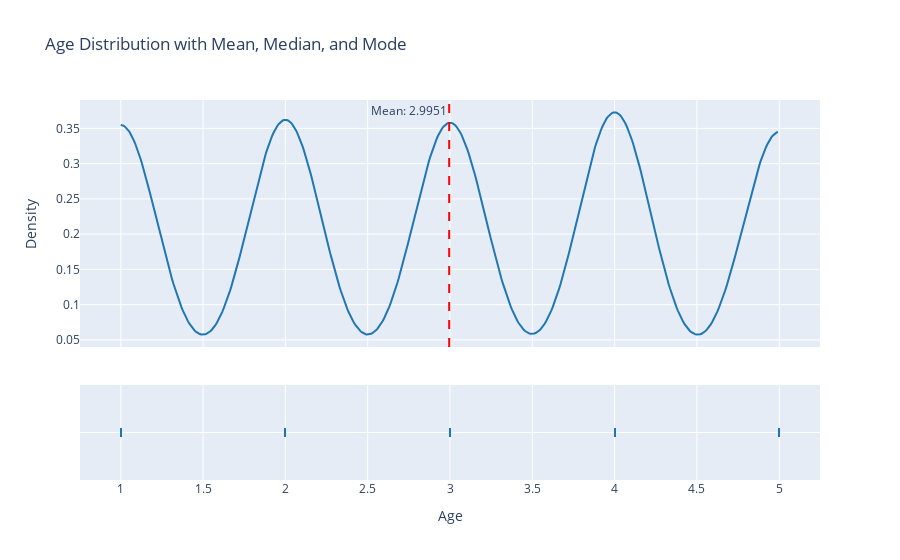

The code cell stored with this chart in its notebook:
### Code cell
import plotly.figure_factory as ff

mean_rs = df["Review Score (1-5)"].mean()

fig = ff.create_distplot([df["Review Score (1-5)"]], ["Review Score (1-5)"], show_hist=False, curve_type='kde')

# Add lines for mean, median, and mode with annotations
fig.add_vline(x=mean_rs, line_width=2, line_dash='dash', line_color='red', annotation_text=f"Mean: {mean_rs}", annotation_position="top left")


# Update layout for better appearance
fig.update_layout(
    title='Age Distribution with Mean, Median, and Mode',
    xaxis_title='Age',
    yaxis_title='Density',
    showlegend=False
)

# Show the plot
fig.show()

### Figure 1 — Plotly figure (JSON) as saved in the notebook; plotly's stock layout.template omitted (floating-point values rounded to 4 significant figures; data arrays with more than 128 entries replaced by an {"elided": "..."} marker saying what was removed)
{"data": [{"legendgroup": "Review Score (1-5)", "marker": {"color": "rgb(31, 119, 180)"}, "mode": "lines", "name": "Review Score (1-5)", "showlegend": true, "type": "scatter", "x": {"elided": "500 float values"}, "xaxis": "x", "y": {"elided": "500 float values"}, "yaxis": "y"}, {"legendgroup": "Review Score (1-5)", "marker": {"color": "rgb(31, 119, 180)", "symbol": "line-ns-open"}, "mode": "markers", "name": "Review Score (1-5)", "showlegend": false, "type": "scatter", "x": {"elided": "10000 int values"}, "xaxis": "x", "y": {"elided": "10000 str values"}, "yaxis": "y2"}], "layout": {"annotations": [{"showarrow": false, "text": "Mean: 2.9951", "x": 2.995, "xanchor": "right", "xref": "x", "y": 1, "yanchor": "top", "yref": "y domain"}], "barmode": "overlay", "hovermode": "closest", "legend": {"traceorder": "reversed"}, "shapes": [{"line": {"color": "red", "dash": "dash", "width": 2}, "type": "line", "x0": 2.995, "x1": 2.995, "xref": "x", "y0": 0, "y1": 1, "yref": "y domain"}], "showlegend": false, "title": {"text": "Age Distribution with Mean, Median, and Mode"}, "xaxis": {"anchor": "y2", "domain": [0, 1], "title": {"text": "Age"}, "zeroline": false}, "yaxis": {"anchor": "free", "domain": [0.35, 1], "position": 0, "title": {"text": "Density"}}, "yaxis2": {"anchor": "x", "domain": [0, 0.25], "dtick": 1, "showticklabels": false}}}
